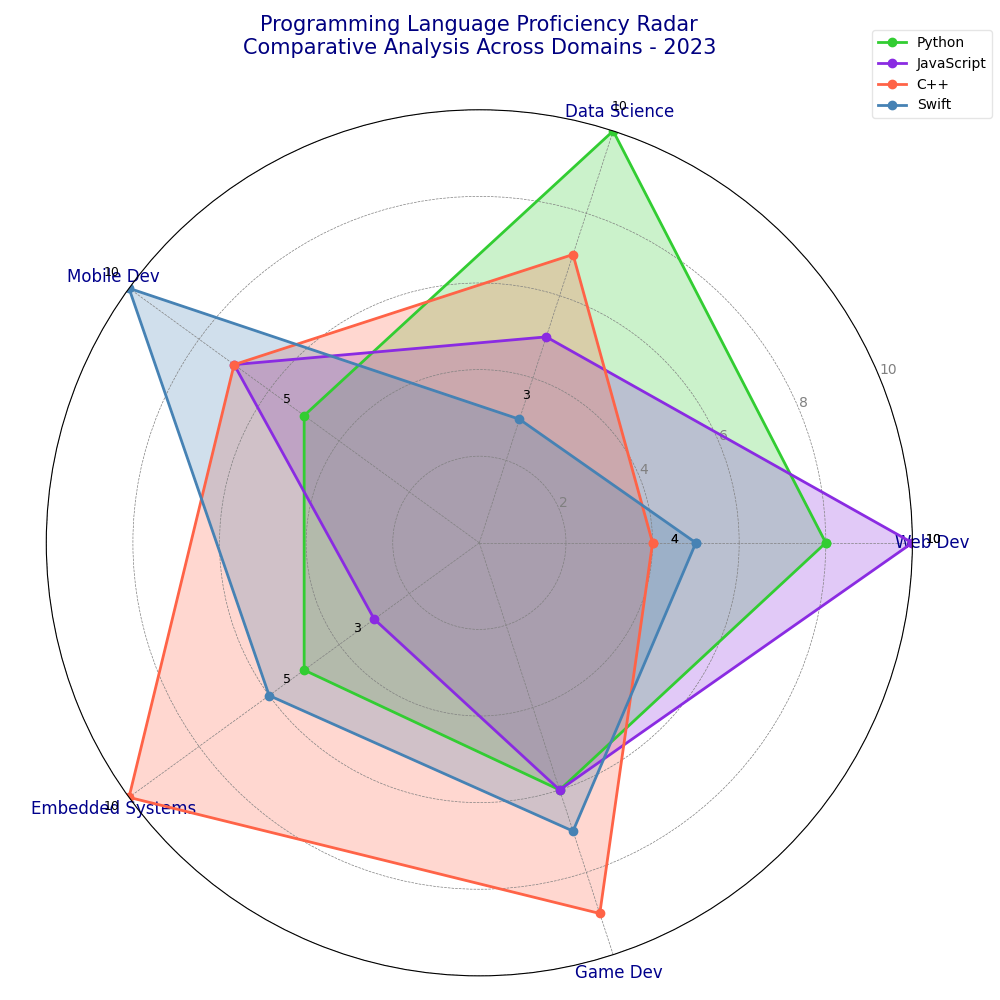

This chart was generated by the following Python code:
import matplotlib.pyplot as plt
import numpy as np
from math import pi

categories = ['Web Dev', 'Data Science', 'Mobile Dev', 'Embedded Systems', 'Game Dev']
N = len(categories)

values = {
    'Python': [8, 10, 5, 5, 6],
    'JavaScript': [10, 5, 7, 3, 6],
    'C++': [4, 7, 7, 10, 9],
    'Swift': [5, 3, 10, 6, 7]
}

angles = np.linspace(0, 2 * pi, N, endpoint=False).tolist()
angles += angles[:1]

fig, ax = plt.subplots(figsize=(10, 10), subplot_kw=dict(polar=True))
plt.subplots_adjust(left=0.1, right=0.9, top=0.85, bottom=0.1)

# Manually shuffled colors
colors = ['#32CD32', '#8A2BE2', '#FF6347', '#4682B4']  # Changed the order here

for (language, proficiency), color in zip(values.items(), colors):
    data = proficiency + proficiency[:1]
    ax.plot(angles, data, linewidth=2, linestyle='-', label=language, color=color, marker='o')
    ax.fill(angles, data, alpha=0.25, color=color)

ax.set_xticks(angles[:-1])
ax.set_xticklabels(categories, fontsize=12, color='darkblue')

ax.yaxis.grid(True, linestyle='--', linewidth=0.5, color='grey')
ax.xaxis.grid(True, linestyle='--', linewidth=0.5, color='grey')

ax.set_ylim(0, 10)
ax.set_yticks([2, 4, 6, 8, 10])
ax.set_yticklabels(['2', '4', '6', '8', '10'], color='grey', fontsize=10)

plt.title('Programming Language Proficiency Radar\nComparative Analysis Across Domains - 2023', size=15, color='navy', pad=40)
ax.legend(loc='upper right', bbox_to_anchor=(1.1, 1.1), fontsize=10, frameon=True, framealpha=0.5)

for language, proficiency in values.items():
    for i, (angle, score) in enumerate(zip(angles, proficiency + proficiency[:1])):
        if score == max(proficiency) or score == min(proficiency):
            ax.text(angle, score + 0.5, f"{score}", color='black', fontsize=9, ha='center')

plt.tight_layout()
plt.show()
